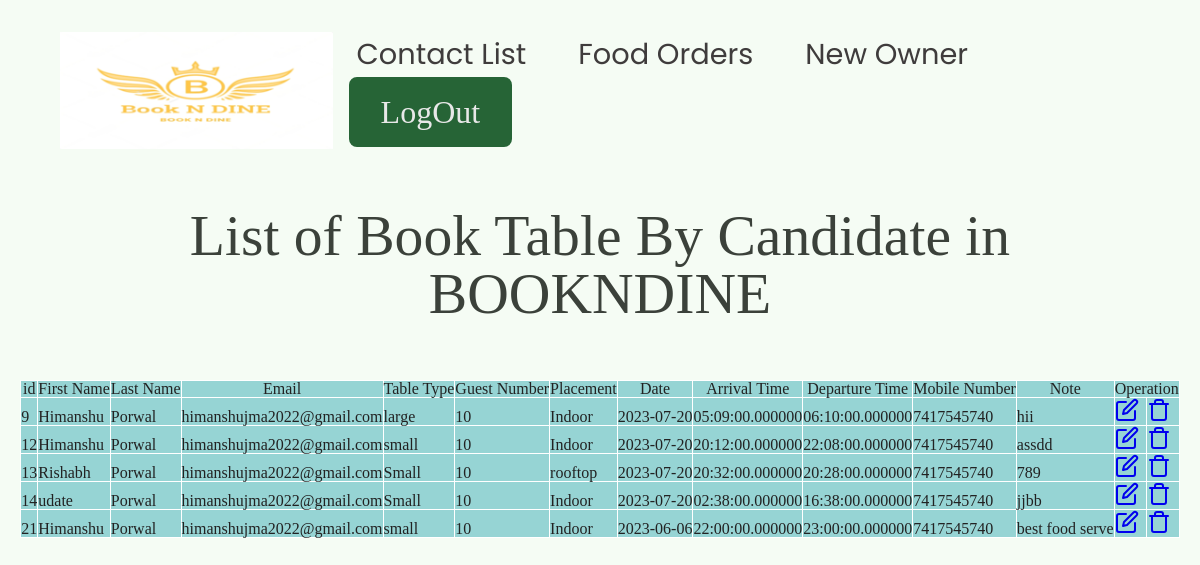
Screenshot of /display.php (signed in) with the database file from the repository.
### tables this page shows
CREATE TABLE `booktable` (
  `id` int(10) NOT NULL,
  `firstName` varchar(50) NOT NULL,
  `lastName` varchar(50) NOT NULL,
  `email` varchar(200) NOT NULL,
  `tableType` varchar(50) NOT NULL,
  `guestNumber` varchar(50) NOT NULL,
  `placement` varchar(50) NOT NULL,
  `date` date NOT NULL,
  `arrivaltime` time(6) NOT NULL,
  `departuretime` time(6) NOT NULL,
  `mobilenumber` varchar(10) NOT NULL,
  `note` varchar(10000) NOT NULL
);

### display.php (the view, shortened to what this page needs)
<!DOCTYPE html>
<html>
    <head>
        <link rel="stylesheet" href="./globalStyles.css">
        <link rel="stylesheet" href="./reset.css">
        <link rel="stylesheet" href="./components.css">
        <link rel="stylesheet" href="./menu.css">
    <link rel="stylesheet" href="https://unpkg.com/aos@next/dist/aos.css" />
    <link rel="stylesheet" href="./home.css">
</head>
<body >
     <div class="nav">
    <div class="container">
        <div class ="nav__wrapper">
            <a href="./index.php
            " class="logo">
                <img src="./images/3333.png" alt="Book'n Dine">
            </a>
            <nav>
                <ul class="nav__list">
                    <div class="nav__list__wrapper">
                        <li><a href="./displaycontact.php" class="nav__link">Contact List</a></li>
                        <li><a href="./displayfoodadmin.php" class="nav__link">Food Orders</a></li>
                        <li><a href="./admin.html" class="nav__link">New Owner</a></li>
                        <li><a href="./logout.php" class="btn primary-btn">LogOut</a> </li>
                    </div>
                </ul>
            </nav>
        </div>
    </div>
    <div class="main-div">
       <center> <h1> </h1>
        <div class="container">
            <h2 class="page__title__text">
                <br>
            List of Book Table By Candidate in BOOKNDINE
            <br><br>
            </h2>
        </div>
        <div class="center-div">
            <div class="table-responsive">
                <table>
                    <thead>
                        <tr>
                            <th> id </th>
                            <th> First Name </th>
                            <th> Last Name </th>
                            <th> Email </th>
                            <th> Table Type </th>
                            <th> Guest Number </th>
                            <th> Placement </th>
                            <th> Date </th>
                            <th> Arrival Time </th>
                            <th> Departure Time </th>
                            <th> Mobile Number </th>
                            <th> Note </th>
                            <th colspan="2"> Operation </th>
                        </tr>
                    </thead>
                    <tbody>
                         <?php
                        include 'connection.php';
                        $selectquery = " select * from booktable";
                        $query = mysqli_query($con,$selectquery);
                        while($res = mysqli_fetch_array($query))
                        {
                        ?>
                        <tr>
                        <td><?php echo $res['id']; ?></td>
                        <td><?php echo $res['firstName']; ?></td>
                        <td><?php echo $res['lastName']; ?></td>
                        <td><?php echo $res['email']; ?></td>
                        <td><?php echo $res['tableType']; ?></td>
                        <td><?php echo $res['guestNumber']; ?></td>
                        <td><?php echo $res['placement']; ?></td>
                        <td><?php echo $res['date']; ?></td>
                        <td><?php echo $res['arrivaltime']; ?></td>
                        <td><?php echo $res['departuretime']; ?></td>
                        <td><?php echo $res['mobilenumber']; ?></td>
                        <td><?php echo $res['note']; ?></td>
                        <td>
                        <a href="update.php?id=<?php echo $res['id']; ?>" data-toggle="tooltip" data-placement="top" title="UPDATE">
                        <svg
                            width="24"
                            height="24"
                            viewBox="0 0 24 24"
                            xmlns="http://www.w3.org/2000/svg"
                            fill="none"
                            stroke="currentColor"
                            stroke-width="2"
                            stroke-linecap="round"
                            stroke-linejoin="round"
                            >
                            <path d="M11 4H4a2 2 0 0 0-2 2v14a2 2 0 0 0 2 2h14a2 2 0 0 0 2-2v-7" />
                            <path d="M18.5 2.5a2.121 2.121 0 0 1 3 3L12 15l-4 1 1-4 9.5-9.5z" />
                            </svg>
                            </a>
                        </td>
                        <td>
                        <a href="delete.php?id=<?php echo $res['id']; ?>" data-toggle="tooltip" data-placement="top" title="DELETE">
                        <svg
                            xmlns="http://www.w3.org/2000/svg"
                            width="24"
                            height="24"
                            viewBox="0 0 24 24"
                            fill="none"
                            stroke="currentColor"
                            stroke-width="2"
                            stroke-linecap="round"
                            stroke-linejoin="round"
                            >
                            <polyline points="3 6 5 6 21 6" />
                            <path d="M19 6v14a2 2 0 0 1-2 2H7a2 2 0 0 1-2-2V6m3 0V4a2 2 0 0 1 2-2h4a2 2 0 0 1 2 2v2" />
                            </svg>
                            </a>
                            </td>
                    </tr>
                    <?php
                        }
                        ?>
                    </tbody>
                </table>
            </div>
        </div>
    </div>
</body>
</html>

### globalStyles.css (style rules this page uses)
html { font-size: 10px; }
:root { --green-1: #266436; --green-2: #a2de96; --lightGreen-1: #d6e5d8; --lightGreen-2: #f5fcf4; --black-1: #3b413a; --black-2: #3f3c3c; --black-3: #5b6359; --white-1: #e8e8e8; }
body { background-color: var(--lightGreen-2); overflow-x:hidden; }
.container { max-width: 1200px; width: 90%; margin: 0 auto; }
img { width:100%; height:100%; object-fit: cover; }
h1,h2,h3,h4 { font-family: 'Poppins', sans-serif; }
a { display: inline-block; text-decoration: none; }

### components.css (style rules this page uses)
.nav { padding: 2rem 0; }
.nav__wrapper { display: flex; justify-content: space-between; }
.nav__list li { display: inline-block; margin:0 1rem; }
.nav__list .nav__link { font-size: 1.8rem; font-family: 'Poppins'; color: var(--black-2); padding: 0.5rem; }
.btn { font-family: pappins; font-weight: 500; border-radius: 8px; font-size:1.4rem; padding:1.2rem 2rem; }
.primary-btn { color:var(--white-1); background:var(--green-1); }
@media only screen and (min-width: 768px) { .btn { padding: 1.3rem 2 rem; font-size: 2rem; } }

### menu.css (style rules this page uses)
.page__title__text { font-size: 2.2rem; color: var(--black-1); }
@media only screen and (min-width: 768px) { .page__title__text { font-size: 3.6rem; } }

### display.php (style rules this page uses)
table, th, td { border: 1px solid white; border-collapse: collapse; }
th, td { background-color: #96D4D4; }

### rows the page displays
booktable: id "9", firstName "Himanshu", lastName "Porwal", email "himanshujma2022@gmail.com", tableType "large", guestNumber "10", placement "Indoor", date "2023-07-20", arrivaltime "05:09:00.000000", departuretime "06:10:00.000000", mobilenumber "7417545740", note "hii"
booktable: id "12", firstName "Himanshu", lastName "Porwal", email "himanshujma2022@gmail.com", tableType "small", guestNumber "10", placement "Indoor", date "2023-07-20", arrivaltime "20:12:00.000000", departuretime "22:08:00.000000", mobilenumber "7417545740", note "assdd"
booktable: id "13", firstName "Rishabh", lastName "Porwal", email "himanshujma2022@gmail.com", tableType "Small", guestNumber "10", placement "rooftop", date "2023-07-20", arrivaltime "20:32:00.000000", departuretime "20:28:00.000000", mobilenumber "7417545740", note "789"
booktable: id "14", firstName "udate", lastName "Porwal", email "himanshujma2022@gmail.com", tableType "Small", guestNumber "10", placement "Indoor", date "2023-07-20", arrivaltime "02:38:00.000000", departuretime "16:38:00.000000", mobilenumber "7417545740", note "jjbb"
booktable: id "21", firstName "Himanshu", lastName "Porwal", email "himanshujma2022@gmail.com", tableType "small", guestNumber "10", placement "Indoor", date "2023-06-06", arrivaltime "22:00:00.000000", departuretime "23:00:00.000000", mobilenumber "7417545740", note "best food serve"
